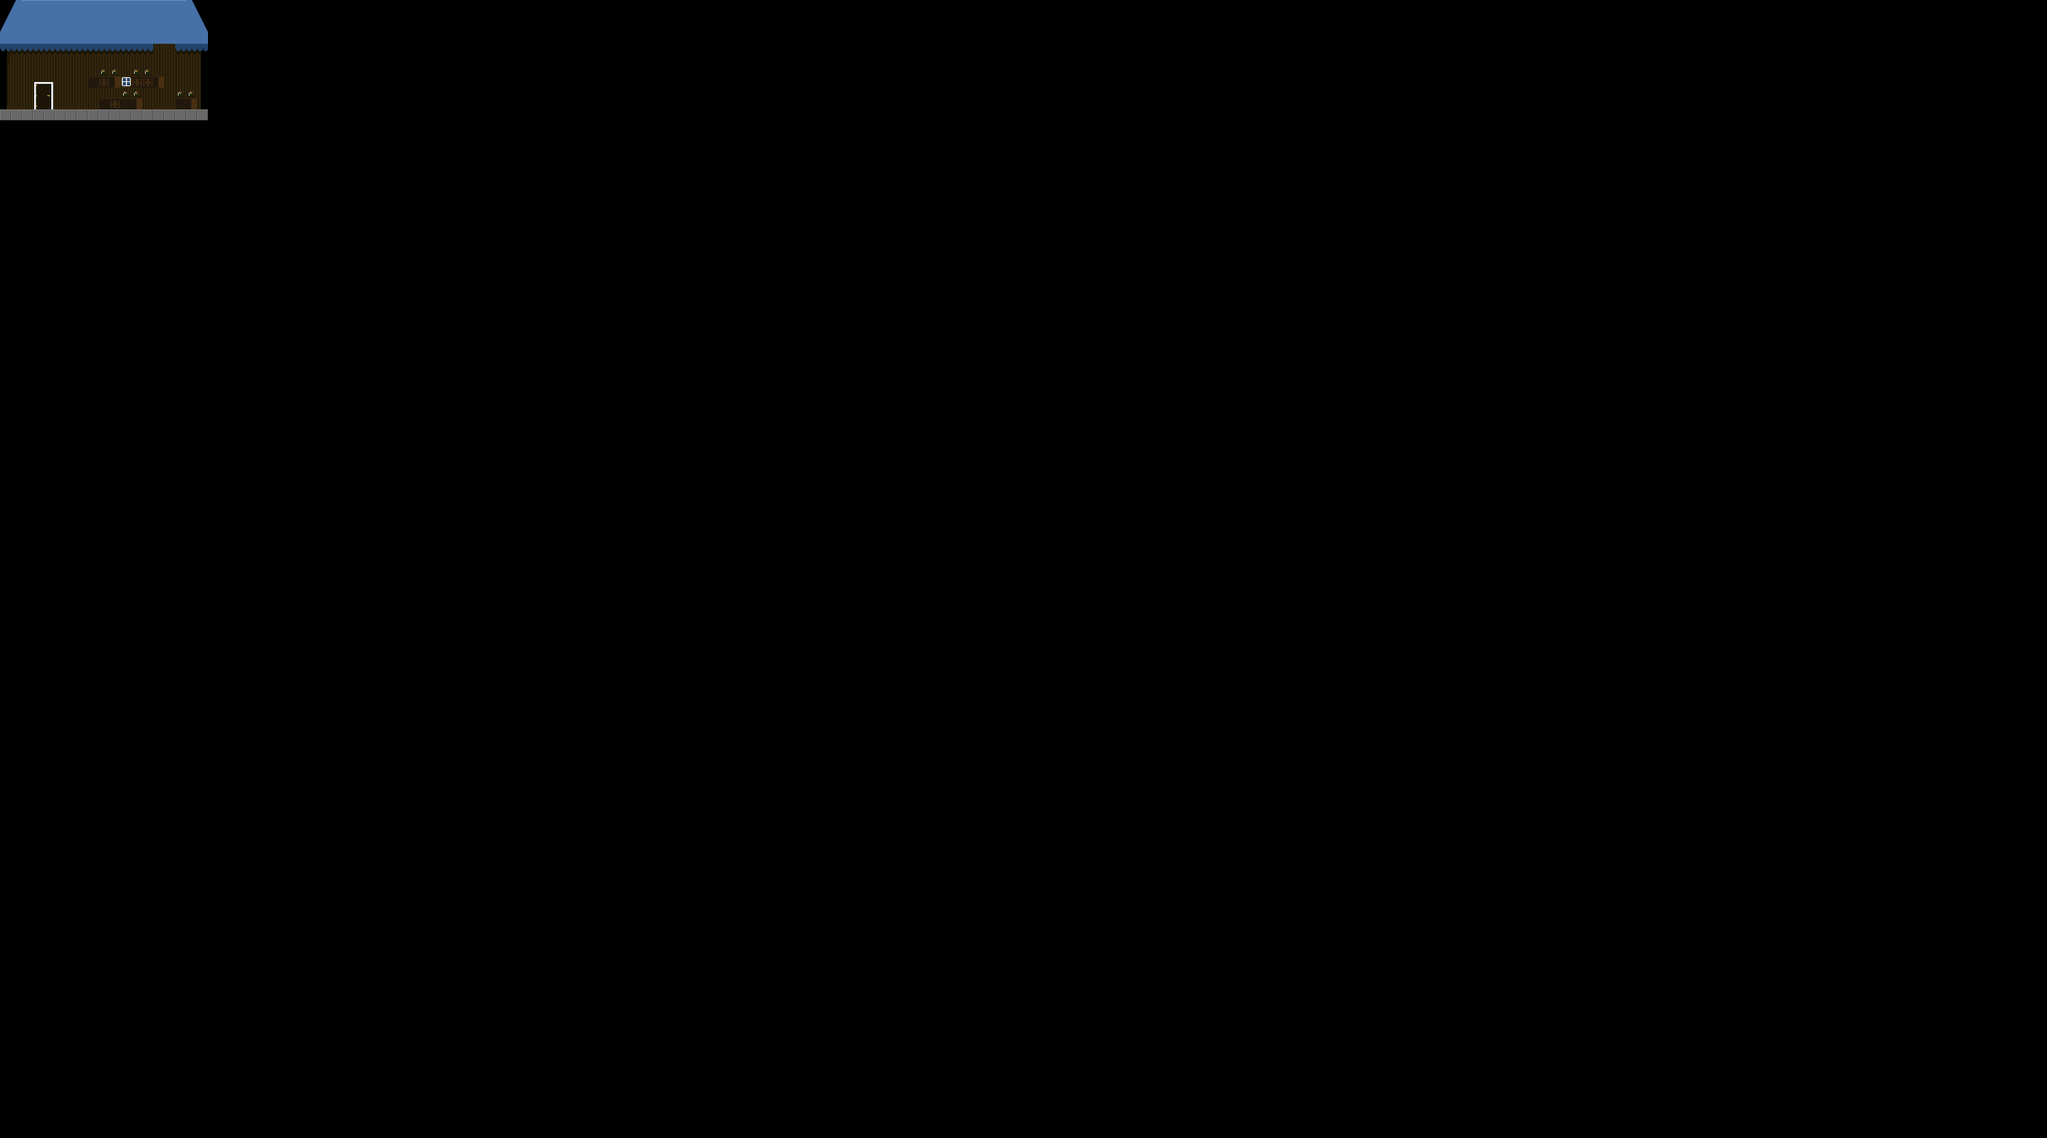

This is a level from a 2D game, rendered from its Tiled map with the project's own tilesets. A one-line summary and the map file follow, with tile-layer data summarised:
An orthogonal 187x104 tile map with 16x16 px tiles, 4 tile layers (bg_tile_layer, scenery_tile_layer, world_tile_layer, fg_tile_layer) and 3 objects (shopkeep, player, load_trigger).

<map version="1.4" tiledversion="1.4.2" orientation="orthogonal" renderorder="right-down" width="187" height="104" tilewidth="16" tileheight="16" infinite="0" nextlayerid="8" nextobjectid="5">
 <editorsettings>
  <export target="shop.lua" format="lua" />
 </editorsettings>
 <tileset firstgid="1" name="4096x4096_mountain_village" tilewidth="16" tileheight="16" tilecount="256" columns="16">
  <image source="../sprites/4096x4096_mountain_village.png" width="256" height="256" />
 </tileset>
 <layer id="4" name="bg_tile_layer" width="187" height="104">
  <properties>
   <property name="background" type="bool" value="true" />
  </properties>
  <data>[19448 cells, 151 non-empty, 8 distinct tile ids]</data>
 </layer>
 <objectgroup id="7" name="shopkeep_layer">
  <object id="4" name="shopkeep" type="shopkeep" x="160" y="128" width="16" height="32">
   <properties>
    <property name="name" value="shopkeep" />
    <property name="spriteset" value="char/shopkeep/" />
   </properties>
  </object>
 </objectgroup>
 <layer id="3" name="scenery_tile_layer" width="187" height="104">
  <data>[19448 cells, 25 non-empty, 9 distinct tile ids]</data>
 </layer>
 <layer id="1" name="world_tile_layer" width="187" height="104">
  <properties>
   <property name="solid" type="bool" value="true" />
  </properties>
  <data>[19448 cells, 69 non-empty, 15 distinct tile ids]</data>
 </layer>
 <objectgroup id="2" name="game_objects">
  <object id="1" name="player" type="player" x="48" y="128" width="32" height="32" />
  <object id="3" name="mountain_village" type="load_trigger" x="50.1667" y="119.583" width="28" height="40.5">
   <properties>
    <property name="destination" value="mountain_village" />
    <property name="entry_point" value="mountain_village_shop" />
    <property name="interactable" value="true" />
   </properties>
  </object>
 </objectgroup>
 <objectgroup id="6" name="phys_objects" />
 <layer id="5" name="fg_tile_layer" width="187" height="104">
  <properties>
   <property name="secret" type="bool" value="true" />
  </properties>
  <data>[19448 cells, 61 non-empty, 9 distinct tile ids]</data>
 </layer>
</map>
